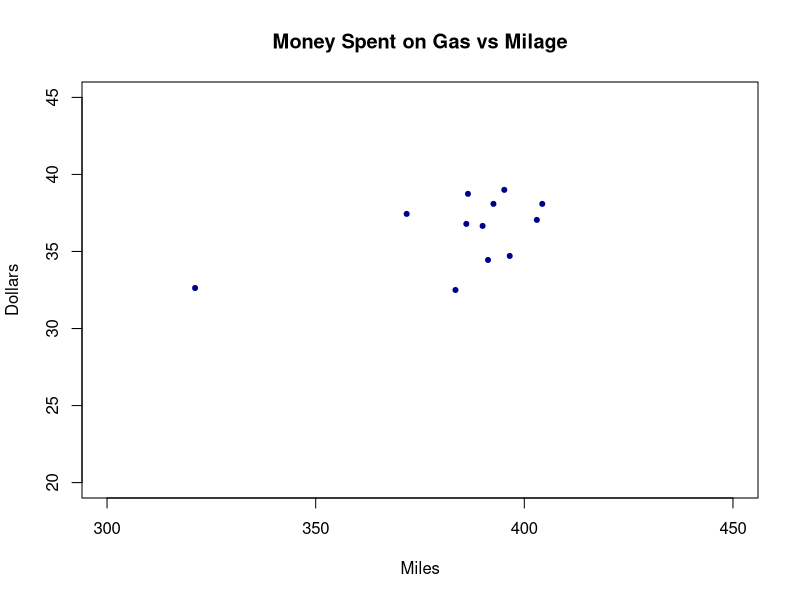
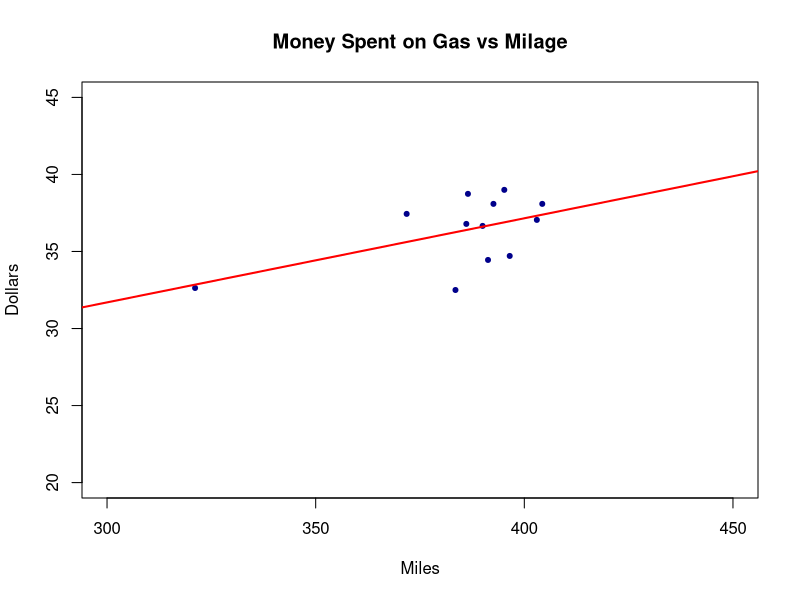
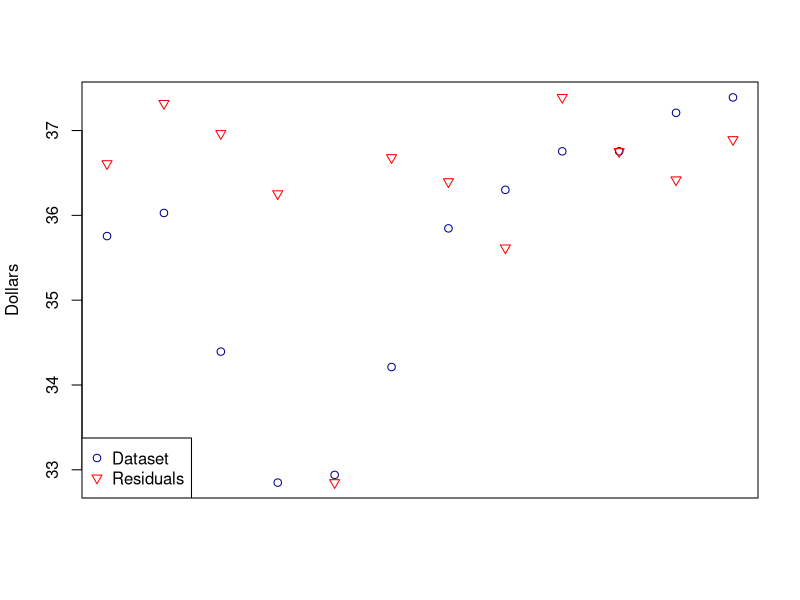
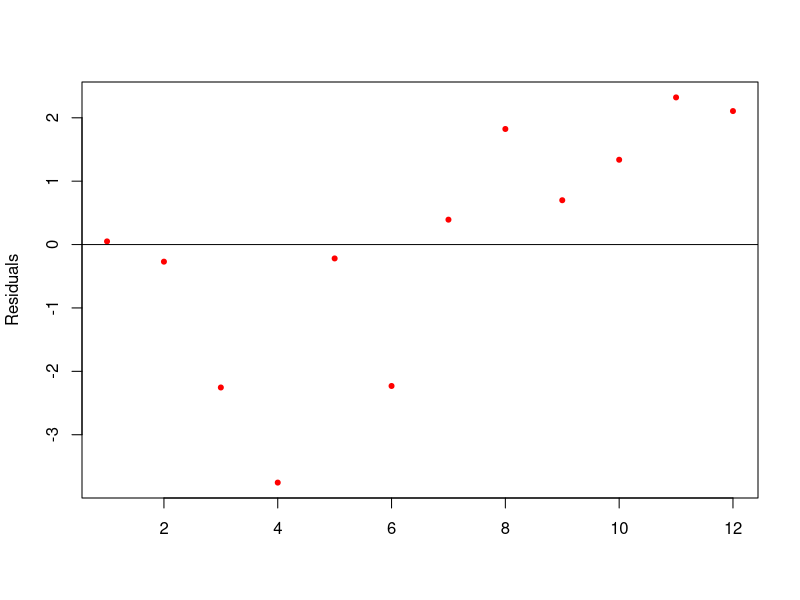

The R script that drew these images, in order:
#To run in the command line
# RScript <filename>.r

#loading dataset
gas_money <- read.csv("gas_money.csv", header = TRUE)

#Plot: Money Spent on Gas vs Milage
png('gas_money.png')
plot(gas_money$total_miles,gas_money$total_paid,
 xlab="Miles",ylab="Dollars", pch=20, col="darkblue", main="Money Spent on Gas vs Milage"
,xlim=range(300,450), ylim=range(20,45))
dev.off()


### Build Linear Regression Model
# format of the relationship to model (outcome_variable ~ dependent_variable)
linear_model <- lm(total_paid ~ total_miles, data=gas_money)

#Coefficients: Slope and Intercept
coefficients <- coefficients(linear_model)
#Residuals
residuals <- residuals(linear_model)

#approx. miles from San Francisco,CA to Las Vegas, NV
miles_sf_vegas <- 570*2
sf_vegas_df <- data.frame(total_miles=miles_sf_vegas)

#Predicting the amount of money necessary for the SF->Vegas and back
gas_money_vegas <- predict(linear_model, sf_vegas_df, interval="predict")
print("Predictions")
print(gas_money_vegas)


#Summary of the Model's characteristics
print("Linear Model Summary")
summary(linear_model)

## Standard Error of The Model
se <- sqrt(diag(vcov(linear_model)))
print("Standard Error")
print(se)

#Plot: Money Spent on Gas vs Milage + Fitted Line
png('gas_money_fitted.png')
plot(gas_money$total_miles,gas_money$total_paid,
 xlab="Miles",ylab="Dollars", pch=20, col="darkblue",
 main="Money Spent on Gas vs Milage",
 xlim=range(300,450), ylim=range(20,45))
abline(linear_model, lwd=2, col="red")
dev.off()

png('gas_money_residuals_dataset.png')
plot(gas_money$total_paid, col="darkblue", axes=FALSE, xlab="", ylab="",pch=1)
par(new=T)
plot(fitted(linear_model), col="red",ylab="Dollars", xlab="", xaxt='n',pch=6)
par(new=T)
legend (x = "bottomleft", y = 2, legend = c("Dataset","Residuals"),
	col=c("darkblue","red"),pch=c(1,6))
par(new=F)
dev.off()

png('gas_money_residuals_plot.png')
plot(residuals, col="red",pch=20, xlab="", ylab="Residuals")
abline(0,0)
dev.off()


